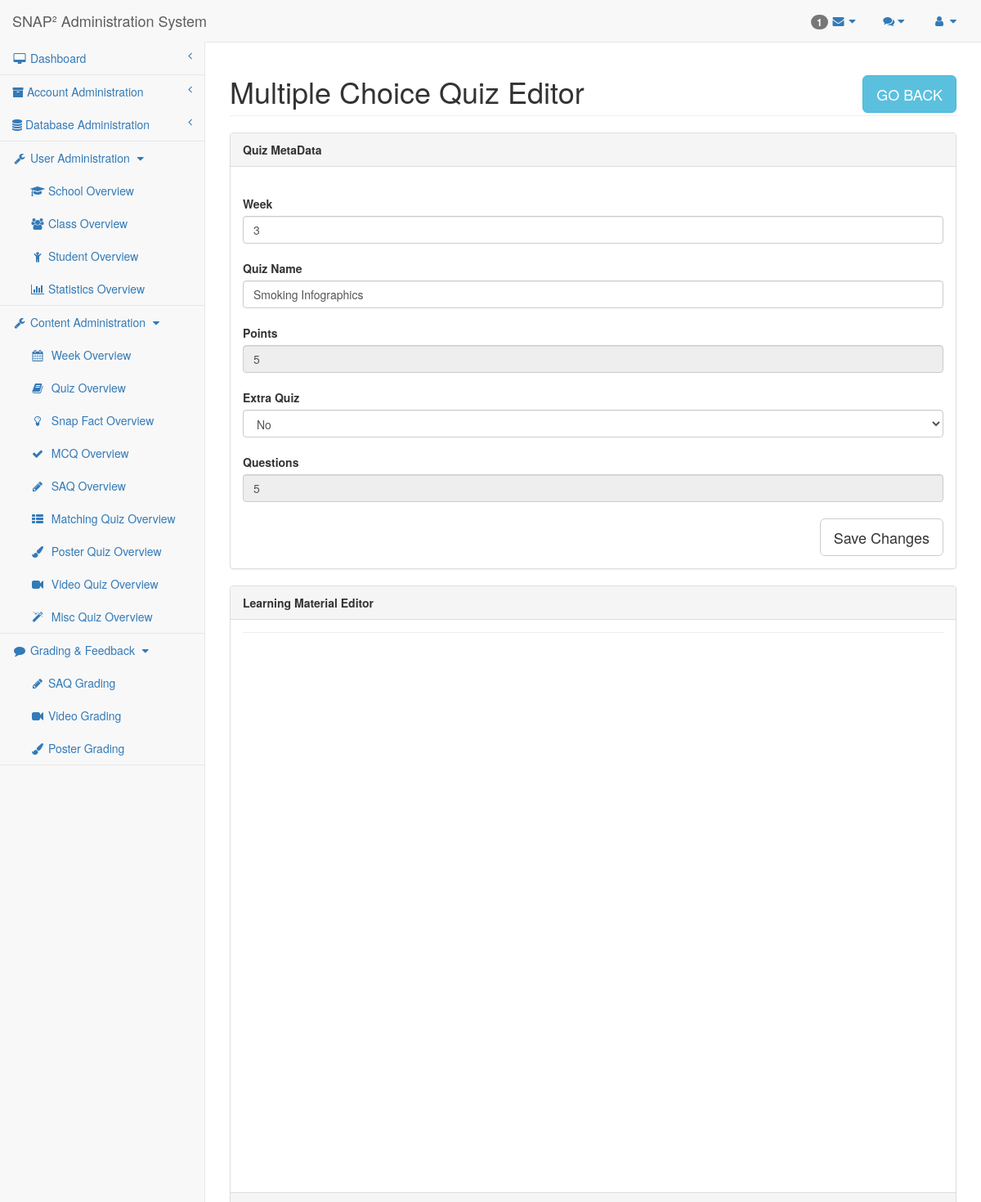
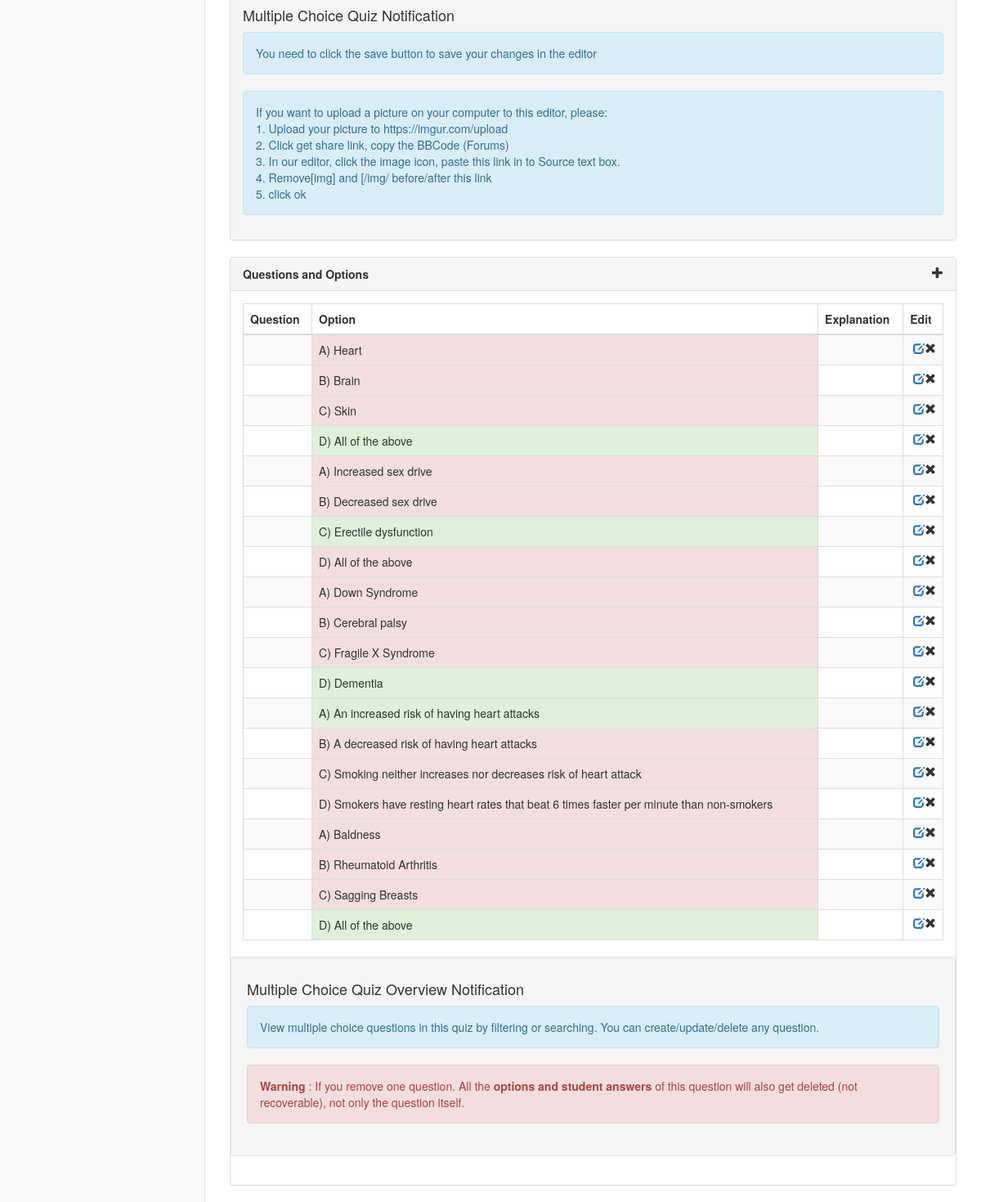
/researcher/mcq-editor.php?quizID=24 (signed in), run on the app's committed database (2 pictures, top to bottom).
### tables this page shows
CREATE TABLE `quiz` (
  `QuizID` mediumint(9) NOT NULL AUTO_INCREMENT,
  `Week` mediumint(9) DEFAULT NULL,
  `QuizType` enum('SAQ','MCQ','Matching','Poster','Misc') DEFAULT NULL,
  `ExtraQuiz` tinyint(1) DEFAULT 0,
  `TopicID` mediumint(9) DEFAULT NULL,
  `QuizName` text DEFAULT NULL,
  PRIMARY KEY (`QuizID`),
  KEY `Quiz_TopicID_FK` (`TopicID`),
  CONSTRAINT `Quiz_TopicID_FK` FOREIGN KEY (`TopicID`) REFERENCES `topic` (`TopicID`) ON DELETE CASCADE ON UPDATE CASCADE
);

CREATE TABLE `mcq_section` (
  `QuizID` mediumint(9) NOT NULL DEFAULT 0,
  `Points` mediumint(9) DEFAULT 0,
  PRIMARY KEY (`QuizID`),
  CONSTRAINT `MCQ_Section_QuizID_FK` FOREIGN KEY (`QuizID`) REFERENCES `quiz` (`QuizID`) ON DELETE CASCADE ON UPDATE CASCADE
);

CREATE TABLE `mcq_option` (
  `OptionID` mediumint(9) NOT NULL AUTO_INCREMENT,
  `Content` text DEFAULT NULL,
  `Explanation` text DEFAULT NULL,
  `MCQID` mediumint(9) DEFAULT NULL,
  PRIMARY KEY (`OptionID`),
  KEY `MCQ_Option_MCQID_FK` (`MCQID`),
  CONSTRAINT `MCQ_Option_MCQID_FK` FOREIGN KEY (`MCQID`) REFERENCES `mcq_question` (`MCQID`) ON DELETE CASCADE ON UPDATE CASCADE
);

### mysql-lib.php (called while the page is built, shortened)
<?php
function getMCQQuestions(PDO $conn, $quizID)
{
    $mcqQuesSql = "SELECT *
                    FROM MCQ_Section NATURAL JOIN MCQ_Question
                    LEFT JOIN MCQ_Option USING (MCQID)
                    WHERE QuizID = ?
                    ORDER BY MCQID";
    $mcqQuesQuery = $conn->prepare($mcqQuesSql);
    $mcqQuesQuery->execute(array($quizID));
    $mcqQuesResult = $mcqQuesQuery->fetchAll(PDO::FETCH_OBJ);
    return $mcqQuesResult;
}
function getMCQQuiz(PDO $conn, $quizID)
{
    $quizSql = "SELECT *, COUNT(MCQID) AS Questions
                   FROM Quiz NATURAL JOIN Topic NATURAL JOIN MCQ_Section LEFT JOIN MCQ_Question USING (QuizID) WHERE QuizID = ? GROUP BY QuizID";
    $quizQuery = $conn->prepare($quizSql);
    $quizQuery->execute(array($quizID));
    $quizResult = $quizQuery->fetch(PDO::FETCH_OBJ);
    return $quizResult;
}

### researcher/mcq-editor.php (the view, shortened to what this page needs)
<?php
require_once("../mysql-lib.php");
require_once("researcher-lib.php");
$columnName = array('MCQID', 'Question', 'Option', 'Explanation', 'Edit');
try {
    $conn = db_connect();
} catch (Exception $e) {
    debug_err($e);
}
try {
    if (isset($_GET['quizID'])) {
        $quizID = $_GET['quizID'];
        $quizResult = getMCQQuiz($conn, $quizID);
        $mcqQuesResult = getMCQQuestions($conn, $quizID);
        $phpSelf = $pageName . '.php?quizID=' . $quizID;
    }
} catch (Exception $e) {
    debug_err($e);
}
?>
<!DOCTYPE html>
<html lang="en">
<?php require_once('header-lib.php'); ?>
<body>
<div id="wrapper">
    <?php require_once('navigation.php'); ?>
    <div id="page-wrapper">
        <div class="row">
            <div class="col-lg-12">
                <h1 class="page-header">Multiple Choice Quiz Editor
                    <button type="button" class="btn btn-lg btn-info pull-right"
                            onclick="goBack()">GO BACK
                    </button>
                </h1>
            </div>
        </div>
        <div class="row">
            <div class="col-lg-12">
                <div class="panel panel-default">
                    <div class="panel-heading">
                        Quiz MetaData
                    </div>
                    <div class="panel-body">
                        <form id="metadata-submission" method="post" action="<?php echo $phpSelf; ?>">
                            <br>
                            <label for="Week">Week</label>
                            <input type="text" class="form-control" id="Week" name="week"
                                   placeholder="Input Week Number" value="<?php echo $quizResult->Week; ?>">
                            <br>
                            <label for="QuizName">Quiz Name</label>
                            <input type="text" class="form-control" id="QuizName" name="QuizName"
                                   placeholder="Input Quiz Name" value="<?php echo $quizResult->QuizName; ?>">
                            <br>
                            <label for="Points">Points</label>
                            <input type="text" class="form-control" id="Points" name="points" placeholder="Input Points"
                                   value="<?php echo $quizResult->Points; ?>" disabled>
                            <br>
                            <label for='ExtraQuiz'>Extra Quiz</label>
                            <select class="form-control" id="ExtraQuiz" form="metadata-submission" name="ExtraQuiz"
                                    required>
                                <option value="0" <?php if ($quizResult->ExtraQuiz == 0) echo 'selected';?> >No</option>
                            </select>
                            <br>
                            <label for="Questions">Questions</label>
                            <input type="text" class="form-control" id="Questions" name="questions"
                                   value="<?php echo $quizResult->Questions; ?>" disabled>
                            <br>
                        </form>
                        <button type="button" class="btn btn-default btn-lg text-center pull-right" id="metadata-save">Save Changes</button>
                    </div>
                </div>
                <?php require_once('learning-material-editor-iframe.php'); ?>
                <div class="panel panel-default">
                    <div class="panel-heading">
                        Questions and Options
                        <span class="glyphicon glyphicon-plus pull-right" data-toggle="modal"
                              data-target="#dialog"></span>
                    </div>
                    <div class="panel-body">
                        <div class="dataTable_wrapper">
                            <table class="table table-striped table-bordered table-hover" id="datatables">
                                <?php require_once('table-head.php'); ?>
                                <tbody>
                                <?php for ($i = 0; $i < count($mcqQuesResult); $i++) { ?>
                                    <tr class="<?php
                                    if($mcqQuesResult[$i]->CorrectChoice==null) {
                                        echo ' alert-danger';
                                    } ?>"
                                    >
                                        <td><?php echo $mcqQuesResult[$i]->$columnName[1] ?>
                                        </td>
                                        <td class="<?php if ($mcqQuesResult[$i]->OptionID == $mcqQuesResult[$i]->CorrectChoice
                                            && $mcqQuesResult[$i]->CorrectChoice!=null) {
                                            echo 'bg-success';
                                        } else {
                                            echo 'bg-danger';
                                        } ?>">
                                            <?php echo $mcqQuesResult[$i]->Content; ?>
                                        </td>
                                        <td><?php echo $mcqQuesResult[$i]->$columnName[3] ?></td>
                                        <td>
                                            <span class="glyphicon glyphicon-remove pull-right "
                                                  aria-hidden="true"></span>
                                            <a href="mcq-option-editor.php?quizID=<?php echo $quizID ?>&mcqID=<?php echo $mcqQuesResult[$i]->$columnName[0]; ?>">
                                                <span class="glyphicon glyphicon-edit pull-right"
                                                      aria-hidden="true"></span></a>
                                        </td>
                                    </tr>
                                <?php } ?>
                                </tbody>
                            </table>
                        </div>
                        <div class="well row">
                            <h4>Multiple Choice Quiz Overview Notification</h4>
                            <div class="alert alert-info">
                                <p>View multiple choice questions in this quiz by filtering or searching. You can
                                    create/update/delete any question.</p>
                            </div>
                            <div class="alert alert-danger">
                                <p><strong>Warning</strong> : If you remove one question. All the <strong>options and
                                        student answers</strong> of this question will also get deleted (not
                                    recoverable), not only the question itself.</p>
                            </div>
                        </div>
                    </div>
                </div>
            </div>
        </div>
    </div>
</div>
<?php require_once('sb-admin-lib.php'); ?>
</body>
</html>

### sb-admin/css/sb-admin-2.css (style rules this page uses)
body { background-color: #f8f8f8; }
#wrapper { width: 100%; }
#page-wrapper { padding: 0 15px; min-height: 568px; background-color: #fff; }
@media (min-width:768px) { #page-wrapper { position: inherit; margin: 0 0 0 250px; padding: 0 30px; border-left: 1px solid #e7e7e7; } }

### researcher/header-lib.php (style rules this page uses)
.panel-heading { font-weight: bold; }

### data on the page
quiz: week "3", QuizName "Smoking Infographics", points "5", ExtraQuiz "No"
mcq_option: Content "A) Heart"
mcq_option: Content "B) Brain"
mcq_option: Content "C) Skin"
mcq_option: Content "D) All of the above"
mcq_option: Content "A) Increased sex drive"
mcq_option: Content "B) Decreased sex drive"
mcq_option: Content "C) Erectile dysfunction"
mcq_option: Content "D) All of the above"
mcq_option: Content "A) Down Syndrome"
mcq_option: Content "B) Cerebral palsy"
mcq_option: Content "C) Fragile X Syndrome"
mcq_option: Content "D) Dementia"
mcq_option: Content "A) An increased risk of having heart attacks"
mcq_option: Content "B) A decreased risk of having heart attacks"
mcq_option: Content "C) Smoking neither increases nor decreases risk of heart attack"
mcq_option: Content "D) Smokers have resting heart rates that beat 6 times faster per minute than non-smokers"
mcq_option: Content "A) Baldness"
mcq_option: Content "B) Rheumatoid Arthritis"
mcq_option: Content "C) Sagging Breasts"
mcq_option: Content "D) All of the above"

### other printed values
count($unreadComments) "1"
$userAdminPageArr[$i] "School"
$userAdminPageArr[$i] "Class"
$userAdminPageArr[$i] "Student"
$userAdminPageArr[$i] "Statistics"
$contentAdminPageArr[$i] "Week"
$contentAdminPageArr[$i] "Quiz"
$contentAdminPageArr[$i] "Snap Fact"
$contentAdminPageArr[$i] "MCQ"
$contentAdminPageArr[$i] "SAQ"
$contentAdminPageArr[$i] "Matching"
$contentAdminPageArr[$i] "Poster"
$contentAdminPageArr[$i] "Video"
$contentAdminPageArr[$i] "Misc"
$gradingPageArr[$i] "SAQ Grading"
